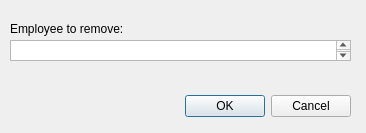
<?xml version="1.0" encoding="UTF-8"?>
<ui version="4.0">
 <class>Dialog</class>
 <widget class="QDialog" name="Dialog">
  <property name="windowModality">
   <enum>Qt::ApplicationModal</enum>
  </property>
  <property name="geometry">
   <rect>
    <x>0</x>
    <y>0</y>
    <width>366</width>
    <height>133</height>
   </rect>
  </property>
  <property name="windowTitle">
   <string>Remove Employee</string>
  </property>
  <widget class="QDialogButtonBox" name="buttonBox">
   <property name="geometry">
    <rect>
     <x>10</x>
     <y>90</y>
     <width>341</width>
     <height>32</height>
    </rect>
   </property>
   <property name="orientation">
    <enum>Qt::Horizontal</enum>
   </property>
   <property name="standardButtons">
    <set>QDialogButtonBox::Cancel|QDialogButtonBox::Ok</set>
   </property>
  </widget>
  <widget class="QLabel" name="label">
   <property name="geometry">
    <rect>
     <x>10</x>
     <y>20</y>
     <width>161</width>
     <height>17</height>
    </rect>
   </property>
   <property name="text">
    <string>Employee to remove:</string>
   </property>
  </widget>
  <widget class="QTextEdit" name="textEdit">
   <property name="geometry">
    <rect>
     <x>10</x>
     <y>40</y>
     <width>341</width>
     <height>21</height>
    </rect>
   </property>
  </widget>
 </widget>
 <resources/>
 <connections>
  <connection>
   <sender>buttonBox</sender>
   <signal>accepted()</signal>
   <receiver>Dialog</receiver>
   <slot>accept()</slot>
   <hints>
    <hint type="sourcelabel">
     <x>228</x>
     <y>104</y>
    </hint>
    <hint type="destinationlabel">
     <x>157</x>
     <y>132</y>
    </hint>
   </hints>
  </connection>
  <connection>
   <sender>buttonBox</sender>
   <signal>rejected()</signal>
   <receiver>Dialog</receiver>
   <slot>reject()</slot>
   <hints>
    <hint type="sourcelabel">
     <x>296</x>
     <y>110</y>
    </hint>
    <hint type="destinationlabel">
     <x>286</x>
     <y>132</y>
    </hint>
   </hints>
  </connection>
 </connections>
</ui>
